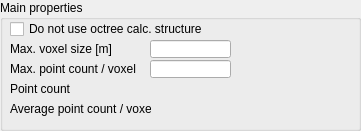
  <widget class="QGroupBox" name="groupBox_3">
   <property name="geometry">
    <rect>
     <x>10</x>
     <y>10</y>
     <width>361</width>
     <height>131</height>
    </rect>
   </property>
   <property name="title">
    <string>Main properties</string>
   </property>
   <property name="flat">
    <bool>false</bool>
   </property>
   <property name="checkable">
    <bool>false</bool>
   </property>
   <widget class="QLabel" name="label_4">
    <property name="geometry">
     <rect>
      <x>10</x>
      <y>100</y>
      <width>141</width>
      <height>18</height>
     </rect>
    </property>
    <property name="text">
     <string>Average point count / voxel</string>
    </property>
   </widget>
   <widget class="QLineEdit" name="qqMaxCellSize">
    <property name="geometry">
     <rect>
      <x>150</x>
      <y>40</y>
      <width>81</width>
      <height>18</height>
     </rect>
    </property>
   </widget>
   <widget class="QLabel" name="qqPointCount">
    <property name="geometry">
     <rect>
      <x>80</x>
      <y>80</y>
      <width>61</width>
      <height>18</height>
     </rect>
    </property>
    <property name="text">
     <string/>
    </property>
   </widget>
   <widget class="QLineEdit" name="qqMaxPointCount">
    <property name="geometry">
     <rect>
      <x>150</x>
      <y>60</y>
      <width>81</width>
      <height>18</height>
     </rect>
    </property>
   </widget>
   <widget class="QLabel" name="label">
    <property name="geometry">
     <rect>
      <x>10</x>
      <y>40</y>
      <width>131</width>
      <height>18</height>
     </rect>
    </property>
    <property name="text">
     <string>Max. voxel size [m]</string>
    </property>
   </widget>
   <widget class="QLabel" name="label_5">
    <property name="geometry">
     <rect>
      <x>10</x>
      <y>60</y>
      <width>131</width>
      <height>18</height>
     </rect>
    </property>
    <property name="text">
     <string>Max. point count / voxel</string>
    </property>
   </widget>
   <widget class="QLabel" name="qqAveragePoints">
    <property name="geometry">
     <rect>
      <x>160</x>
      <y>100</y>
      <width>61</width>
      <height>18</height>
     </rect>
    </property>
    <property name="text">
     <string/>
    </property>
   </widget>
   <widget class="QLabel" name="label_3">
    <property name="geometry">
     <rect>
      <x>10</x>
      <y>80</y>
      <width>71</width>
      <height>18</height>
     </rect>
    </property>
    <property name="text">
     <string>Point count</string>
    </property>
   </widget>
   <widget class="QCheckBox" name="qqNoOctreeStructure">
    <property name="geometry">
     <rect>
      <x>10</x>
      <y>20</y>
      <width>201</width>
      <height>18</height>
     </rect>
    </property>
    <property name="focusPolicy">
     <enum>Qt::StrongFocus</enum>
    </property>
    <property name="text">
     <string>Do not use octree calc. structure</string>
    </property>
   </widget>
  </widget>
